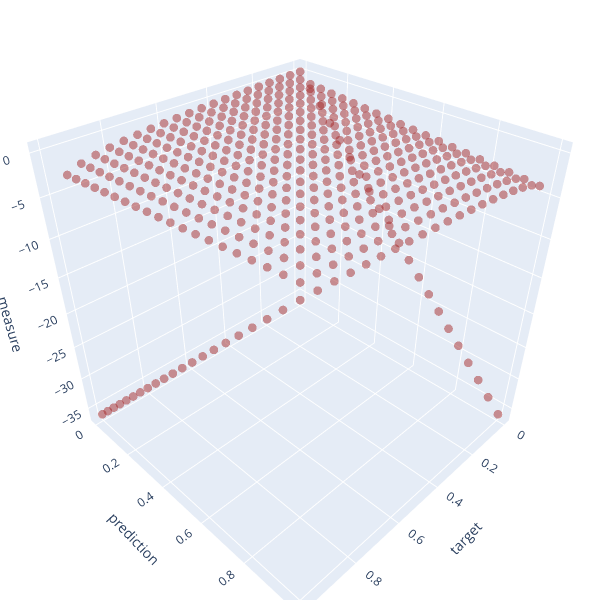
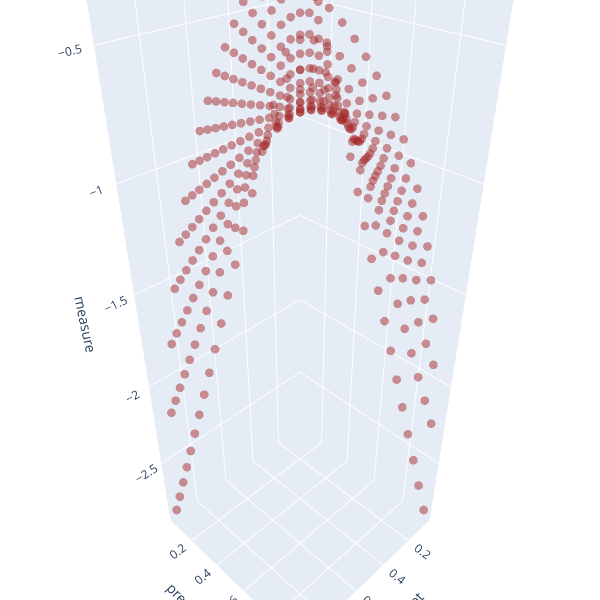

The notebook cell these images were saved under, in order:
### Markdown cell above
Basically, KL can be used succesfully in binary classification problems just by adding the divergence of the other class. The idea comes from the binary crossentropy, that is used in machine learning. It takes minimum values for correct classification of true values $0$ and $1$, but for true values of $0.5$ it's not so good; because of this binary crossentropy is used for binary classification tasks:

## Binary cross-entropy

### Code cell
# binary cross entropy
def binary_crossentropy(y_pred, y_true):
    P = clip(y_pred)
            
    return y_true * np.log(P) + (1 - y_true) * np.log(1 - P)
    
plot_divergence([binary_crossentropy], ['brown'])
plot_divergence([binary_crossentropy], ['brown'], axis=(x, y))

### Figure 1 — Plotly figure (JSON) as saved in the notebook; plotly's stock layout.template omitted (floating-point values rounded to 4 significant figures; data arrays with more than 128 entries replaced by an {"elided": "..."} marker saying what was removed)
{"data": [{"marker": {"color": "brown", "opacity": 0.5, "size": 3}, "mode": "markers", "type": "scatter3d", "x": {"elided": "441 float values"}, "y": {"elided": "441 float values"}, "z": {"elided": "441 float values"}}], "layout": {"autosize": false, "height": 600, "margin": {"b": 0, "l": 0, "r": 0, "t": 0}, "scene": {"xaxis": {"title": {"text": "target"}}, "yaxis": {"title": {"text": "prediction"}}, "zaxis": {"title": {"text": "measure"}}}, "width": 600}}

### Figure 2 — Plotly figure (JSON) as saved in the notebook; plotly's stock layout.template omitted (floating-point values rounded to 4 significant figures; data arrays with more than 128 entries replaced by an {"elided": "..."} marker saying what was removed)
{"data": [{"marker": {"color": "brown", "opacity": 0.5, "size": 3}, "mode": "markers", "type": "scatter3d", "x": {"elided": "361 float values"}, "y": {"elided": "361 float values"}, "z": {"elided": "361 float values"}}], "layout": {"autosize": false, "height": 600, "margin": {"b": 0, "l": 0, "r": 0, "t": 0}, "scene": {"xaxis": {"title": {"text": "target"}}, "yaxis": {"title": {"text": "prediction"}}, "zaxis": {"title": {"text": "measure"}}}, "width": 600}}
